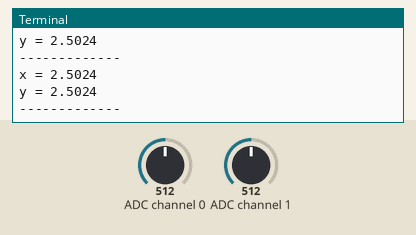
Bench run of a program on a simulated Raspberry Pi (BCM pin numbers). On the bench: the last lines printed to the terminal. The test bench sets the inputs (shaded band); at power-on: ADC channel 0 = 512, ADC channel 1 = 512 (analog values on the 0–1023 scale).

Above: at 1.2 s.
1.3 s: ADC channel 0 set to 716
At 2.6 s:
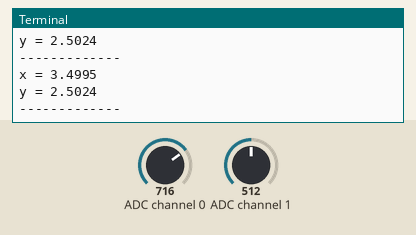
2.8 s: ADC channel 1 set to 716
At 3.8 s:
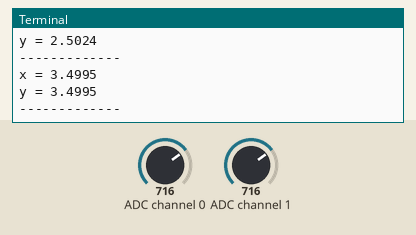
4.3 s: ADC channel 0 set to 900
At 5.4 s:
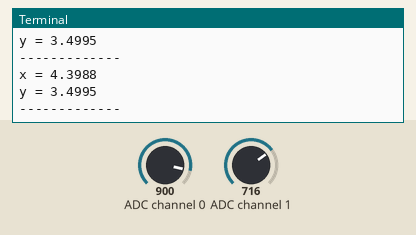
5.8 s: ADC channel 1 set to 900
At 6.8 s:
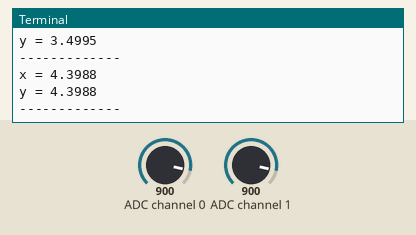
Timing chart, 0 to 8.3 s (numbered marks = the images above; inputs shaded):
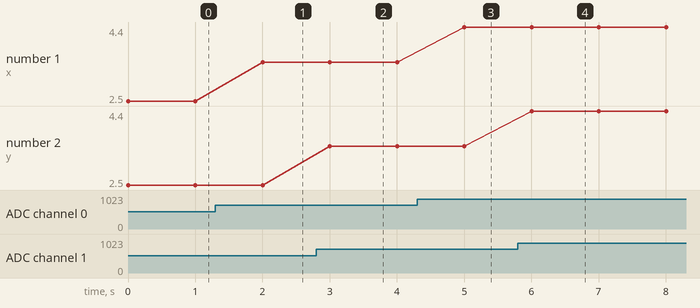

The program:

joystick.py
```python
#!/usr/bin/env python
# -*- coding: utf-8 -*-
import time
import spidev

def getVolt(spi, ch):
    raw = spi.xfer2([1,(8+ch)<<4,0])
    raw2 = ((raw[1]&3) << 8) + raw[2]

    ref_volts = 5
    volts = (raw2 * ref_volts) / float(1023)
    volts = round(volts, 4)
    return volts

spi = spidev.SpiDev()
spi.open(0,0)

try:
    while True:
        x = getVolt(spi, 0)
        y = getVolt(spi, 1)
        print('x = ' + str(x))
        print('y = ' + str(y))
        print('-------------')
        time.sleep(1)
except KeyboardInterrupt:
    print('end')
finally:
    spi.close()
```

Measured:
- after the input at 1.3 s, the terminal: prints a new line after 0.70 s (image 1)
- after the input at 2.8 s, the terminal: prints a new line after 0.20 s (image 2)
- after the input at 4.3 s, the terminal: prints a new line after 0.70 s (image 3)
- after the input at 5.8 s, the terminal: prints a new line after 0.20 s (image 4)
- plotted number 1: 2.5 → 3.5 after the input at 1.3 s, 3.5 → 4.4 after the input at 4.3 s
